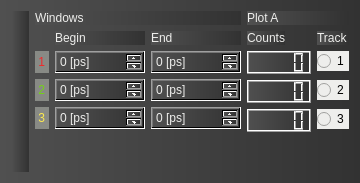
            <widget class="QWidget" name="horizontalWidget" native="true">
             <property name="styleSheet">
              <string notr="true">background-color: qlineargradient(spread:pad, x1:0, y1:0, x2:1, y2:0, stop:0 rgba(80, 80, 80, 255), stop:1 rgba(50, 50, 50, 255));</string>
             </property>
             <layout class="QHBoxLayout" name="horizontalLayout_2">
              <item>
               <widget class="QCustomPlot" name="PlotA" native="true">
                <property name="sizePolicy">
                 <sizepolicy hsizetype="Expanding" vsizetype="Expanding">
                  <horstretch>0</horstretch>
                  <verstretch>0</verstretch>
                 </sizepolicy>
                </property>
                <property name="styleSheet">
                 <string notr="true"/>
                </property>
                <layout class="QVBoxLayout" name="verticalLayout_10"/>
               </widget>
              </item>
              <item>
               <layout class="QVBoxLayout" name="verticalLayout_12">
                <item>
                 <layout class="QHBoxLayout" name="horizontalLayout_6">
                  <item>
                   <widget class="QLabel" name="label_3">
                    <property name="styleSheet">
                     <string notr="true">color: rgb(238, 238, 236);</string>
                    </property>
                    <property name="text">
                     <string>Windows</string>
                    </property>
                   </widget>
                  </item>
                 </layout>
                </item>
                <item>
                 <layout class="QGridLayout" name="gridLayout">
                  <item row="3" column="1">
                   <widget class="QSpinBox" name="BegA3">
                    <property name="styleSheet">
                     <string notr="true">color: rgb(238, 238, 236);</string>
                    </property>
                    <property name="suffix">
                     <string> [ps]</string>
                    </property>
                    <property name="maximum">
                     <number>100000</number>
                    </property>
                    <property name="singleStep">
                     <number>100</number>
                    </property>
                   </widget>
                  </item>
                  <item row="2" column="1">
                   <widget class="QSpinBox" name="BegA2">
                    <property name="styleSheet">
                     <string notr="true">color: rgb(238, 238, 236);</string>
                    </property>
                    <property name="suffix">
                     <string> [ps]</string>
                    </property>
                    <property name="maximum">
                     <number>100000</number>
                    </property>
                    <property name="singleStep">
                     <number>100</number>
                    </property>
                   </widget>
                  </item>
                  <item row="3" column="2">
                   <widget class="QSpinBox" name="EndA3">
                    <property name="styleSheet">
                     <string notr="true">color: rgb(238, 238, 236);</string>
                    </property>
                    <property name="suffix">
                     <string> [ps]</string>
                    </property>
                    <property name="maximum">
                     <number>100000</number>
                    </property>
                    <property name="singleStep">
                     <number>100</number>
                    </property>
                   </widget>
                  </item>
                  <item row="3" column="0">
                   <widget class="QLabel" name="label_10">
                    <property name="styleSheet">
                     <string notr="true">background-color: rgb(136, 138, 133);
color: rgb(252, 233, 79);</string>
                    </property>
                    <property name="text">
                     <string> 3 </string>
                    </property>
                   </widget>
                  </item>
                  <item row="0" column="2">
                   <widget class="QLabel" name="label_19">
                    <property name="styleSheet">
                     <string notr="true">color: rgb(238, 238, 236);</string>
                    </property>
                    <property name="text">
                     <string>End</string>
                    </property>
                   </widget>
                  </item>
                  <item row="2" column="2">
                   <widget class="QSpinBox" name="EndA2">
                    <property name="styleSheet">
                     <string notr="true">color: rgb(238, 238, 236);</string>
                    </property>
                    <property name="suffix">
                     <string> [ps]</string>
                    </property>
                    <property name="maximum">
                     <number>100000</number>
                    </property>
                    <property name="singleStep">
                     <number>100</number>
                    </property>
                   </widget>
                  </item>
                  <item row="2" column="0">
                   <widget class="QLabel" name="label_9">
                    <property name="styleSheet">
                     <string notr="true">background-color: rgb(136, 138, 133);
color: rgb(115, 210, 22);</string>
                    </property>
                    <property name="text">
                     <string> 2 </string>
                    </property>
                   </widget>
                  </item>
                  <item row="0" column="1">
                   <widget class="QLabel" name="label_18">
                    <property name="styleSheet">
                     <string notr="true">color: rgb(238, 238, 236);</string>
                    </property>
                    <property name="text">
                     <string>Begin</string>
                    </property>
                   </widget>
                  </item>
                  <item row="1" column="1">
                   <widget class="QSpinBox" name="BegA1">
                    <property name="styleSheet">
                     <string notr="true">color: rgb(238, 238, 236);</string>
                    </property>
                    <property name="suffix">
                     <string> [ps]</string>
                    </property>
                    <property name="maximum">
                     <number>100000</number>
                    </property>
                    <property name="singleStep">
                     <number>100</number>
                    </property>
                   </widget>
                  </item>
                  <item row="1" column="0">
                   <widget class="QLabel" name="label_7">
                    <property name="styleSheet">
                     <string notr="true">background-color: rgb(136, 138, 133);
color: rgb(239, 41, 41);</string>
                    </property>
                    <property name="text">
                     <string> 1 </string>
                    </property>
                   </widget>
                  </item>
                  <item row="1" column="2">
                   <widget class="QSpinBox" name="EndA1">
                    <property name="styleSheet">
                     <string notr="true">color: rgb(238, 238, 236);</string>
                    </property>
                    <property name="suffix">
                     <string> [ps]</string>
                    </property>
                    <property name="maximum">
                     <number>100000</number>
                    </property>
                    <property name="singleStep">
                     <number>100</number>
                    </property>
                   </widget>
                  </item>
                 </layout>
                </item>
                <item>
                 <spacer name="verticalSpacer_10">
                  <property name="orientation">
                   <enum>Qt::Vertical</enum>
                  </property>
                  <property name="sizeHint" stdset="0">
                   <size>
                    <width>20</width>
                    <height>40</height>
                   </size>
                  </property>
                 </spacer>
                </item>
               </layout>
              </item>
              <item>
               <layout class="QVBoxLayout" name="verticalLayout_13">
                <item>
                 <widget class="QLabel" name="label_6">
                  <property name="styleSheet">
                   <string notr="true">color: rgb(238, 238, 236);</string>
                  </property>
                  <property name="text">
                   <string>Plot A</string>
                  </property>
                 </widget>
                </item>
                <item>
                 <layout class="QFormLayout" name="formLayout_2">
                  <item row="1" column="0">
                   <widget class="QLCDNumber" name="countA1"/>
                  </item>
                  <item row="2" column="0">
                   <widget class="QLCDNumber" name="countA2"/>
                  </item>
                  <item row="3" column="0">
                   <widget class="QLCDNumber" name="countA3"/>
                  </item>
                  <item row="2" column="1">
                   <widget class="QRadioButton" name="trackA2">
                    <property name="styleSheet">
                     <string notr="true">background-color: rgb(238, 238, 236);</string>
                    </property>
                    <property name="text">
                     <string>2</string>
                    </property>
                    <property name="autoExclusive">
                     <bool>true</bool>
                    </property>
                   </widget>
                  </item>
                  <item row="3" column="1">
                   <widget class="QRadioButton" name="trackA3">
                    <property name="styleSheet">
                     <string notr="true">background-color: rgb(238, 238, 236);</string>
                    </property>
                    <property name="text">
                     <string>3</string>
                    </property>
                    <property name="autoExclusive">
                     <bool>true</bool>
                    </property>
                   </widget>
                  </item>
                  <item row="0" column="0">
                   <widget class="QLabel" name="label_17">
                    <property name="styleSheet">
                     <string notr="true">color: rgb(238, 238, 236);</string>
                    </property>
                    <property name="text">
                     <string>Counts</string>
                    </property>
                   </widget>
                  </item>
                  <item row="0" column="1">
                   <widget class="QLabel" name="label_20">
                    <property name="styleSheet">
                     <string notr="true">color: rgb(238, 238, 236);</string>
                    </property>
                    <property name="text">
                     <string>Track</string>
                    </property>
                   </widget>
                  </item>
                  <item row="1" column="1">
                   <widget class="QRadioButton" name="trackA1">
                    <property name="styleSheet">
                     <string notr="true">background-color: rgb(238, 238, 236);</string>
                    </property>
                    <property name="text">
                     <string>1</string>
                    </property>
                    <property name="checkable">
                     <bool>true</bool>
                    </property>
                    <property name="autoExclusive">
                     <bool>true</bool>
                    </property>
                   </widget>
                  </item>
                 </layout>
                </item>
                <item>
                 <spacer name="verticalSpacer_9">
                  <property name="orientation">
                   <enum>Qt::Vertical</enum>
                  </property>
                  <property name="sizeHint" stdset="0">
                   <size>
                    <width>20</width>
                    <height>40</height>
                   </size>
                  </property>
                 </spacer>
                </item>
               </layout>
              </item>
             </layout>
            </widget>
